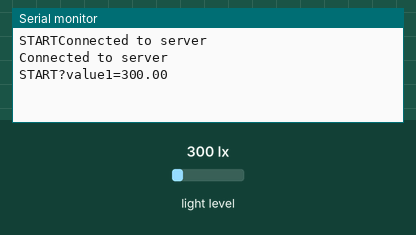
Recording of a sketch running on a simulated Arduino MKR. Parts: the last lines printed to the serial monitor. The inputs (shaded band) are chosen by the test bench; at power-on: light level 300 lx. WiFi joins after 1.5 s; servers stay silent unless stated; web services answer with replies made up by the test bench.

Above: at 2.9 s.
3.0 s: light level set to 570 lx
At 5.6 s:
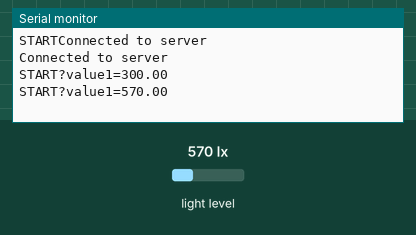
6.8 s: light level set to 634 lx
At 9.2 s:
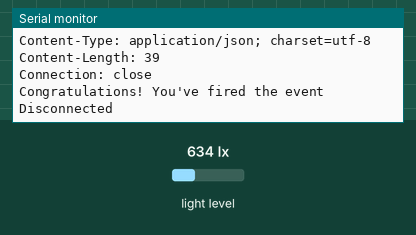
Timing chart, 0 to 10.7 s (numbered marks = the images above; inputs shaded):
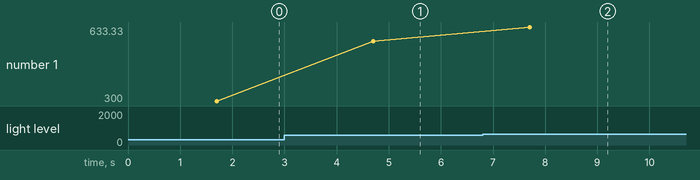

Measured:
- the behaviour switches between 600 and 601 lx on light level (found by bisection; images 1 and 2)
- after the input at 3.0 s, the serial monitor: prints a new line after 1.7 s (image 1)
- after the input at 6.8 s, the serial monitor: prints a new line after 0.90 s (image 2)
- plotted number 1: 300 → 570 after the input at 3.0 s, 570 → 633.33 after the input at 6.8 s

The sketch:

3.2C.ino
```cpp
// Include the necessary libraries for Wi-Fi, light sensor, and I2C communication
#include <WiFiNINA.h>
#include <BH1750.h>
#include <Wire.h>

// Define Wi-Fi credentials
char ssid[] = "Choudhary";
char pass[] = "12345678";

// Initialize Wi-Fi client and BH1750 light sensor instances
WiFiClient client;
BH1750 lightMeter;

// Define constants for IFTTT server communication
char HOST_NAME[] = "maker.ifttt.com";  // IFTTT server hostname
String PATH_NAME  = "/trigger/lightsensor/with/key/dcJl9S4EQ_As8TCSrLZ63CyopDnr7hj-9TlYNMhkag"; // Path for triggering the IFTTT event, including the unique key
String queryString = "?value1=0&value2=0"; // Query string parameters to send along with the request, representing sensor values


void setup() {
  // Initialize serial communication at 9600 bps
  Serial.begin(9600);
  // Print "START" to the Serial Monitor
  Serial.print("START");
  // Wait for the serial connection to be established
  while (!Serial);

  // Connect to Wi-Fi using provided credentials
  WiFi.begin(ssid, pass);
  // Initialize I2C communication
  Wire.begin();

  // Keep attempting to connect to the IFTTT server
  while (true) {
    if (client.connect(HOST_NAME, 80)) {
      Serial.println("Connected to server");
      break;
    } else {
      Serial.println("Connection failed");
    }
    delay(500);
  }
  // Initialize the BH1750 light sensor
  lightMeter.begin();
  // Print "Connected to server" to the Serial Monitor
  Serial.println("Connected to server");
}

void loop() {
  // Print "START" to the Serial Monitor
  Serial.print("START");
  // Read the current light level from the BH1750 sensor
  float lux = lightMeter.readLightLevel();

  // Update the query string with the current light level
  queryString = "?value1=" + String(lux);
  // Print the updated query string to the Serial Monitor
  Serial.println(queryString);

  // If the light level is above 600, send a GET request to the IFTTT server
  if (lux > 600) {
    client.println("GET " + PATH_NAME + queryString + " HTTP/1.1");
    client.println("Host: " + String(HOST_NAME));
    client.println("Connection: close");
    client.println();

    // While the client is connected, read and print the server's response
    while (client.connected()) {
      if (client.available()) {
        char c = client.read();
        Serial.print(c);
      }
    }
    // Close the client connection
    client.stop();
    // Print a newline to the Serial Monitor
    Serial.println();
    // Print "Disconnected" to the Serial Monitor
    Serial.println("Disconnected");
  }

  // Reset the query string
  queryString = "";
  // Wait for 3 seconds before repeating the loop
  delay(3000);
}
```
